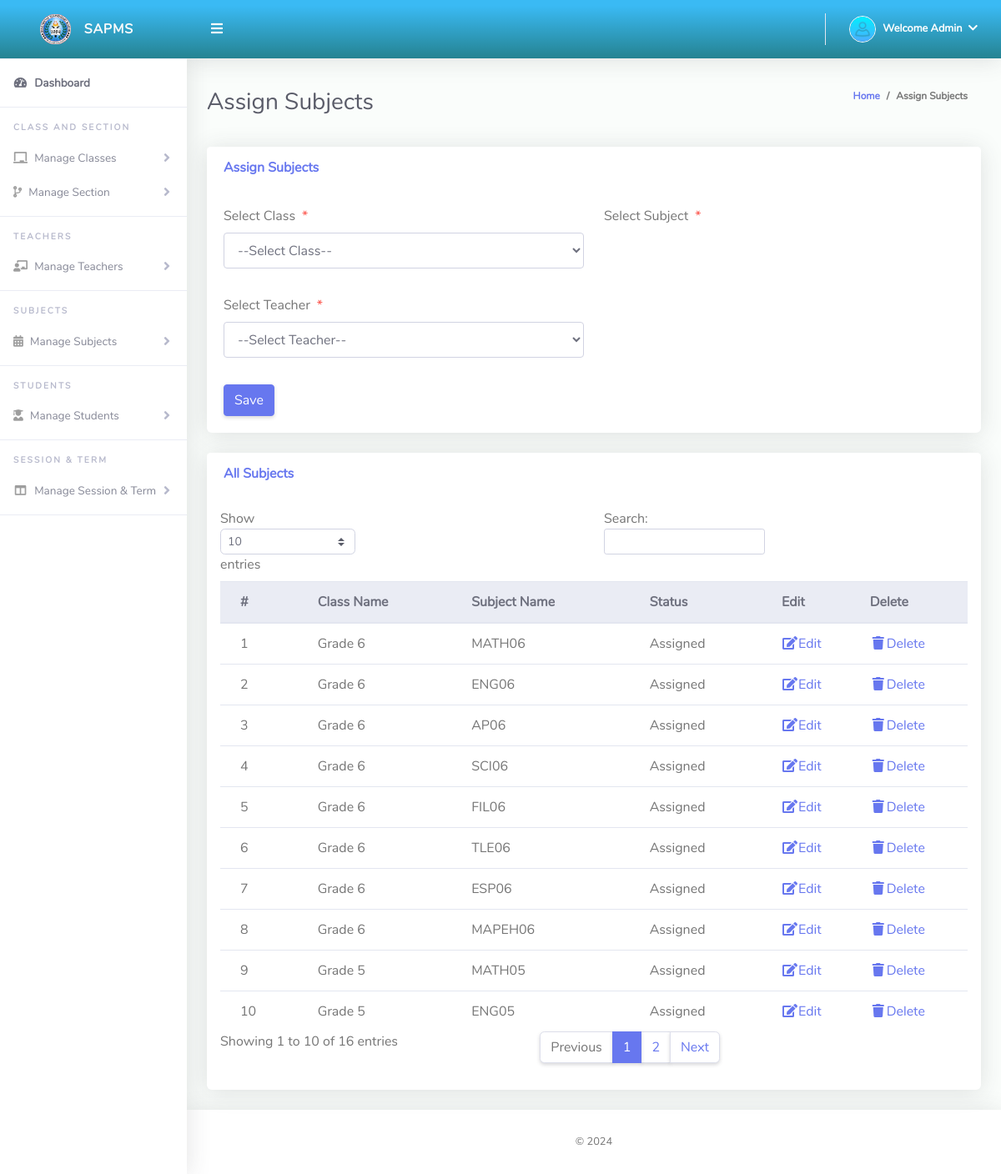
Screenshot of /Admin/assignSubject.php (signed in) with the database file from the repository.
### tables this page shows
CREATE TABLE `tblsubjects` (
  `Id` int(10) NOT NULL,
  `classId` varchar(10) NOT NULL,
  `subjectName` varchar(255) NOT NULL,
  `teacherId` int(11) NOT NULL,
  `isAssigned` varchar(10) NOT NULL
);

CREATE TABLE `tblclass` (
  `Id` int(10) NOT NULL,
  `className` varchar(255) NOT NULL
);

### Admin/assignSubject.php (the view, shortened to what this page needs)
<?php
include '../Includes/dbcon.php';
?>
<!DOCTYPE html>
<html lang="en">
<head>
  <link href="../vendor/fontawesome-free/css/all.min.css" rel="stylesheet" type="text/css">
  <link href="../vendor/bootstrap/css/bootstrap.min.css" rel="stylesheet" type="text/css">
  <link href="css/ruang-admin.min.css" rel="stylesheet">
</head>
<body id="page-top">
  <div id="wrapper">
      <?php include "Includes/sidebar.php";?>
    <div id="content-wrapper" class="d-flex flex-column">
      <div id="content">
       <?php include "Includes/topbar.php";?>
        <div class="container-fluid" id="container-wrapper">
          <div class="d-sm-flex align-items-center justify-content-between mb-4">
            <h1 class="h3 mb-0 text-gray-800">Assign Subjects</h1>
            <ol class="breadcrumb">
              <li class="breadcrumb-item"><a href="./">Home</a></li>
              <li class="breadcrumb-item active" aria-current="page">Assign Subjects</li>
            </ol>
          </div>
          <div class="row">
            <div class="col-lg-12">
              <div class="card mb-4">
                <div class="card-header py-3 d-flex flex-row align-items-center justify-content-between">
                  <h6 class="m-0 font-weight-bold text-primary">Assign Subjects</h6>
                </div>
                <div class="card-body">
                  <form method="post">
                    <div class="form-group row mb-3">
                        <div class="col-xl-6">
                        <label class="form-control-label">Select Class<span class="text-danger ml-2">*</span></label>
                         <?php
                        $qry= "SELECT * FROM tblclass ORDER BY className ASC";
                        $result = $conn->query($qry);
                        $num = $result->num_rows;
                        if ($num > 0){
                          echo ' <select required name="classId" onchange="classArmDropdown(this.value)" class="form-control mb-3">';
                          echo'<option value="">--Select Class--</option>';
                                  echo '</select>';
                              }
                            ?>
                        </div>
                        <div class="col-xl-6">
                        <label class="form-control-label">Select Subject<span class="text-danger ml-2">*</span></label>
                        </div>
                    </div>
                     <div class="form-group row mb-3">
                        <div class="col-xl-6">
                        <label class="form-control-label">Select Teacher<span class="text-danger ml-2">*</span></label>
                         <?php
                        $qry= "SELECT * FROM tblclassteacher ORDER BY lastName ASC";
                        $result = $conn->query($qry);
                        $num = $result->num_rows;
                        if ($num > 0){
                          echo ' <select required name="teacherId" onchange="classTeacherDropdown(this.value)" class="form-control mb-3">';
                          echo'<option value="">--Select Teacher--</option>';
                                  echo '</select>';
                              }
                            ?>
                        </div>
                    </div>
                      <?php
                    if (isset($Id))
                    {
                    ?>
                    <button type="submit" name="update" class="btn btn-warning">Update</button>
                    &nbsp;&nbsp;&nbsp;&nbsp;&nbsp;&nbsp;&nbsp;&nbsp;&nbsp;&nbsp;
                    <?php
                    } else {
                    ?>
                    <button type="submit" name="save" class="btn btn-primary">Save</button>
                    <?php
                    }
                    ?>
                  </form>
                </div>
              </div>
                 <div class="row">
              <div class="col-lg-12">
              <div class="card mb-4">
                <div class="card-header py-3 d-flex flex-row align-items-center justify-content-between">
                  <h6 class="m-0 font-weight-bold text-primary">All Subjects</h6>
                </div>
                <div class="table-responsive p-3">
                  <table class="table align-items-center table-flush table-hover" id="dataTableHover">
                    <thead class="thead-light">
                      <tr>
                        <th>#</th>
                        <th>Class Name</th>
                        <th>Subject Name</th>
                         <th>Status</th>
                        <th>Edit</th>
                        <th>Delete</th>
                      </tr>
                    </thead>
                    <tbody>
                  <?php
                      $query = "SELECT tblsubjects.Id,tblsubjects.isAssigned,tblclass.className,tblsubjects.subjectName
                      FROM tblsubjects
                      INNER JOIN tblclass ON tblclass.Id = tblsubjects.classId";
                      $rs = $conn->query($query);
                      $num = $rs->num_rows;
                      $sn=0;
                      $status="";
                      if($num > 0)
                      {
                        while ($rows = $rs->fetch_assoc())
                          {
                              if($rows['isAssigned'] == '1'){$status = "Assigned";}else{$status = "UnAssigned";}
                             $sn = $sn + 1;
                            echo"
                              <tr>
                                <td>".$sn."</td>
                                <td>".$rows['className']."</td>
                                <td>".$rows['subjectName']."</td>
                                <td>".$status."</td>
                                <td><a href='?action=edit&Id=".$rows['Id']."'><i class='fas fa-fw fa-edit'></i>Edit</a></td>
                                <td><a href='?action=delete&Id=".$rows['Id']."'><i class='fas fa-fw fa-trash'></i>Delete</a></td>
                              </tr>";
                          }
                      }
                      else
                      {
                           echo
                           "<div class='alert alert-danger' role='alert'>
                            No Record Found!
                            </div>";
                      }
                      ?>
                    </tbody>
                  </table>
                </div>
              </div>
            </div>
            </div>
          </div>
        </div>
      </div>
       <?php include "Includes/footer.php";?>
    </div>
  </div>
</body>
</html>

### Admin/Includes/sidebar.php (shortened to what this page needs)
<ul class="navbar-nav sidebar sidebar-light accordion " id="accordionSidebar">
    <a class="sidebar-brand d-flex align-items-center bg-gradient-info  justify-content-center" href="index.php">
        <div class="sidebar-brand-icon">
            <img src="img/logo/blogo.png">
        </div>
        <div class="sidebar-brand-text mx-3">SAPMS</div>
    </a>
    <hr class="sidebar-divider my-0">
    <li class="nav-item active">
        <a class="nav-link" href="index.php">
            <i class="fas fa-fw fa-tachometer-alt"></i>
            <span>Dashboard</span></a>
    </li>
    <hr class="sidebar-divider">
    <div class="sidebar-heading">
        Class and Section
    </div>
    <li class="nav-item">
        <a class="nav-link collapsed" href="#" data-toggle="collapse" data-target="#collapseBootstrap" aria-expanded="true" aria-controls="collapseBootstrap">
            <i class="fas fa-chalkboard"></i>
            <span>Manage Classes</span>
        </a>
    </li>
    <li class="nav-item">
        <a class="nav-link collapsed" href="#" data-toggle="collapse" data-target="#collapseBootstrapusers" aria-expanded="true" aria-controls="collapseBootstrapusers">
            <i class="fas fa-code-branch"></i>
            <span>Manage Section</span>
        </a>
    </li>
    <hr class="sidebar-divider">
    <div class="sidebar-heading">
        Teachers
    </div>
    <li class="nav-item">
        <a class="nav-link collapsed" href="#" data-toggle="collapse" data-target="#collapseBootstrapassests" aria-expanded="true" aria-controls="collapseBootstrapassests">
            <i class="fas fa-chalkboard-teacher"></i>
            <span>Manage Teachers</span>
        </a>
    </li>
    <hr class="sidebar-divider">
    <div class="sidebar-heading">
        Subjects
    </div>
    <li class="nav-item">
        <a class="nav-link collapsed" href="#" data-toggle="collapse" data-target="#collapseBootstrapcon" aria-expanded="true" aria-controls="collapseBootstrapcon">
            <i class="fa fa-calendar-alt"></i>
            <span>Manage Subjects</span>
        </a>
    </li>
    <hr class="sidebar-divider">
    <div class="sidebar-heading">
        Students
    </div>
    <li class="nav-item">
        <a class="nav-link collapsed" href="#" data-toggle="collapse" data-target="#collapseBootstrap2" aria-expanded="true" aria-controls="collapseBootstrap2">
            <i class="fas fa-user-graduate"></i>
            <span>Manage Students</span>
        </a>
    </li>
       <hr class="sidebar-divider">
     <div class="sidebar-heading">
        Session & Term
     </div>
     <li class="nav-item">
       <a class="nav-link collapsed" href="#" data-toggle="collapse" data-target="#collapsePage" aria-expanded="true"
         aria-controls="collapsePage">
         <i class="fas fa-fw fa-columns"></i>
         <span>Manage Session & Term</span>
       </a>
     </li>
    <hr class="sidebar-divider">
</ul>

### Admin/Includes/topbar.php (shortened to what this page needs)
<?php
  $query = "SELECT * FROM tbladmin WHERE Id = ".$_SESSION['userId']."";
  $rs = $conn->query($query);
  $rows = $rs->fetch_assoc();
  $fullName = $rows['firstName']." ".$rows['lastName'];
?>
<nav class="navbar navbar-expand navbar-light bg-gradient-info topbar mb-4 static-top">
          <button id="sidebarToggleTop" class="btn btn-link rounded-circle mr-3">
            <i class="fa fa-bars"></i>
          </button>
          <ul class="navbar-nav ml-auto">
            <li class="nav-item dropdown no-arrow">
              <a class="nav-link dropdown-toggle" href="#" id="userDropdown" role="button" data-toggle="dropdown"
                aria-haspopup="true" aria-expanded="false">
                <img class="img-profile rounded-circle" src="img/logo/attnlg.png" style="max-width: 60px">
               <span class="ml-2 d-none d-lg-inline text-white small">
                  <b>Welcome <?php echo $fullName;?></b>
                  <i class="fas fa-chevron-down ml-1"></i>
                </span>
              </a>
            </li>
          </ul>
        </nav>

### Admin/Includes/footer.php
<footer class="sticky-footer bg-white">
       <div class="container my-auto">
         <div class="copyright text-center my-auto">
           <span> &copy; <script> document.write(new Date().getFullYear()); </script>
           </span>
         </div>
       </div>
     </footer>

### rows the page displays
tblsubjects: classId.className "Grade 6", subjectName "MATH06", isAssigned "Assigned"
tblsubjects: classId.className "Grade 6", subjectName "ENG06", isAssigned "Assigned"
tblsubjects: classId.className "Grade 6", subjectName "AP06", isAssigned "Assigned"
tblsubjects: classId.className "Grade 6", subjectName "SCI06", isAssigned "Assigned"
tblsubjects: classId.className "Grade 6", subjectName "FIL06", isAssigned "Assigned"
tblsubjects: classId.className "Grade 6", subjectName "TLE06", isAssigned "Assigned"
tblsubjects: classId.className "Grade 6", subjectName "ESP06", isAssigned "Assigned"
tblsubjects: classId.className "Grade 6", subjectName "MAPEH06", isAssigned "Assigned"
tblsubjects: classId.className "Grade 5", subjectName "MATH05", isAssigned "Assigned"
tblsubjects: classId.className "Grade 5", subjectName "ENG05", isAssigned "Assigned"

### other values shown
$fullName "Admin"
